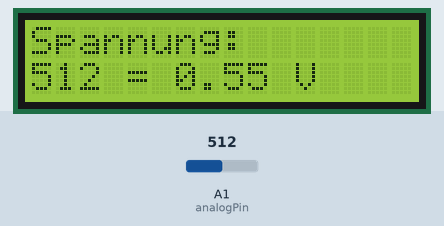
Simulated run of this sketch. Board: Arduino Uno, built with avr-gcc and run on an emulated ATmega328P. Parts: 16×2 character LCD. The inputs (shaded band) are chosen by the test bench; at power-on: A1 (analogPin) = 512.

Above: at 1.2 s.
1.3 s: A1 (analogPin) set to 716
At 2.1 s:
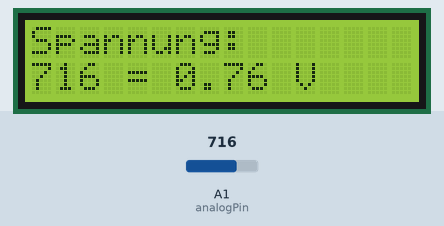
3.0 s: A1 (analogPin) set to 900
At 3.9 s:
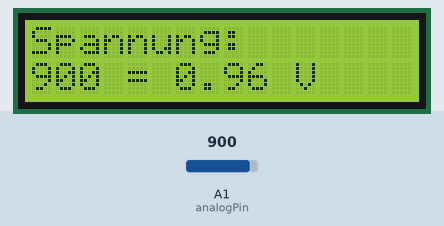
4.6 s: A1 (analogPin) set to 1023
At 5.7 s:
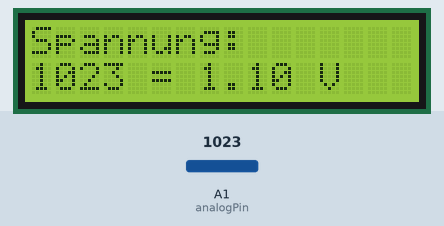
Timing chart, 0 to 7.6 s (numbered marks = the images above; inputs shaded):
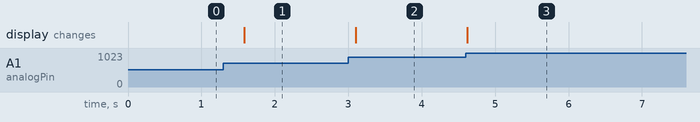

The sketch:

analog_internal.ino
```cpp
#include <LiquidCrystal.h>
LiquidCrystal lcd(12, 11, 5, 4, 3, 2);

int analogPin = A1;
int bitWert;
float spannung;

void setup() {
  lcd.begin(16, 2);
  analogReference(INTERNAL);
}

void loop() {
  bitWert = analogRead(analogPin);
  spannung = map(bitWert, 0, 1023, 0, 110);

  lcd.clear();
  lcd.setCursor(0, 0);
  lcd.print("Spannung:");
  lcd.setCursor(0, 1);
  lcd.print(bitWert);
  lcd.print(" = ");
  lcd.print(spannung / 100);
  lcd.print(" V");
  delay(500);
}
```

Measured:
- after the input at 1.3 s, the display: changes after 0.29 s (image 1)
- after the input at 3.0 s, the display: changes after 0.10 s (image 2)
- after the input at 4.6 s, the display: changes at once (image 3)
